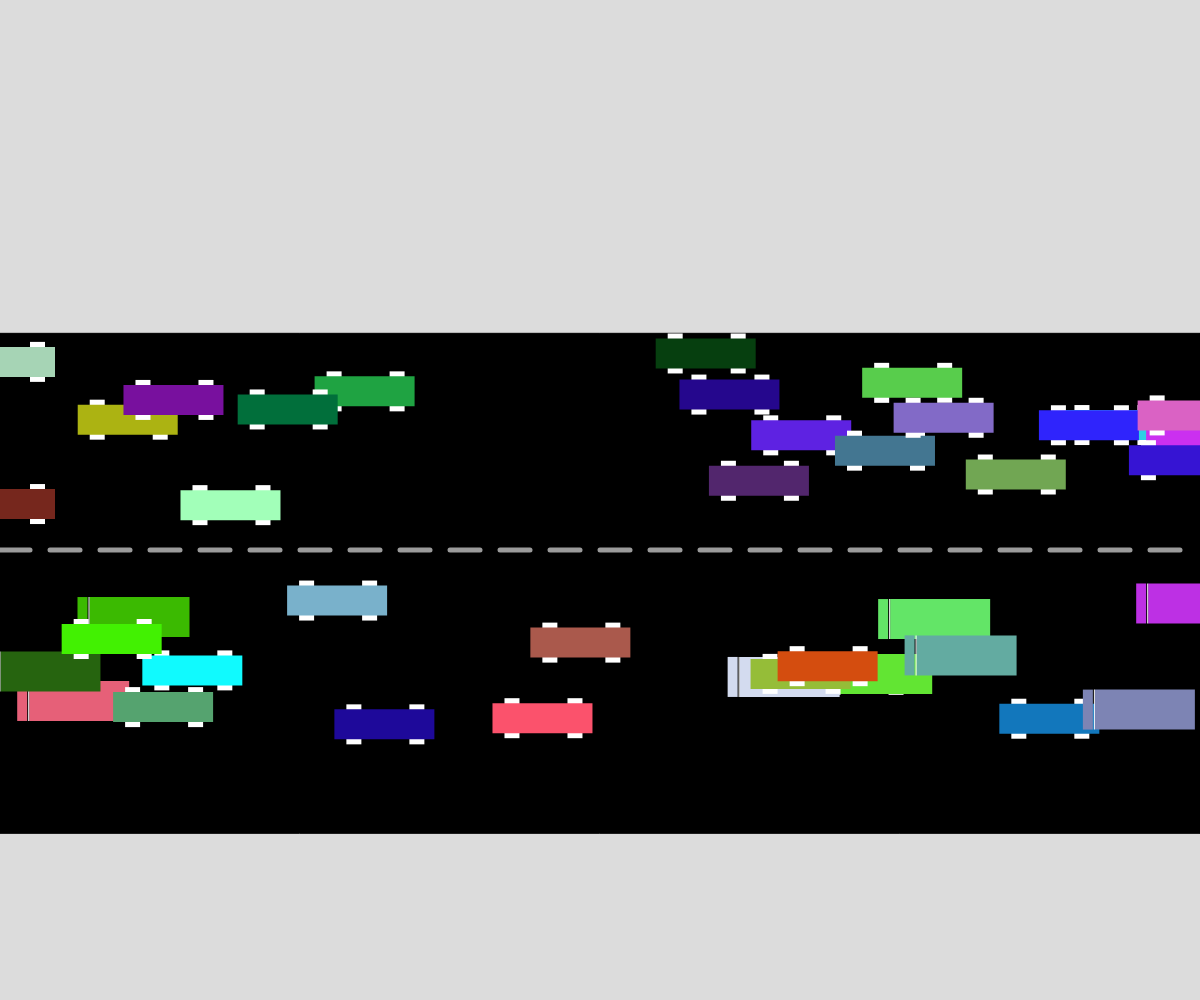
Frame 1 (no input)
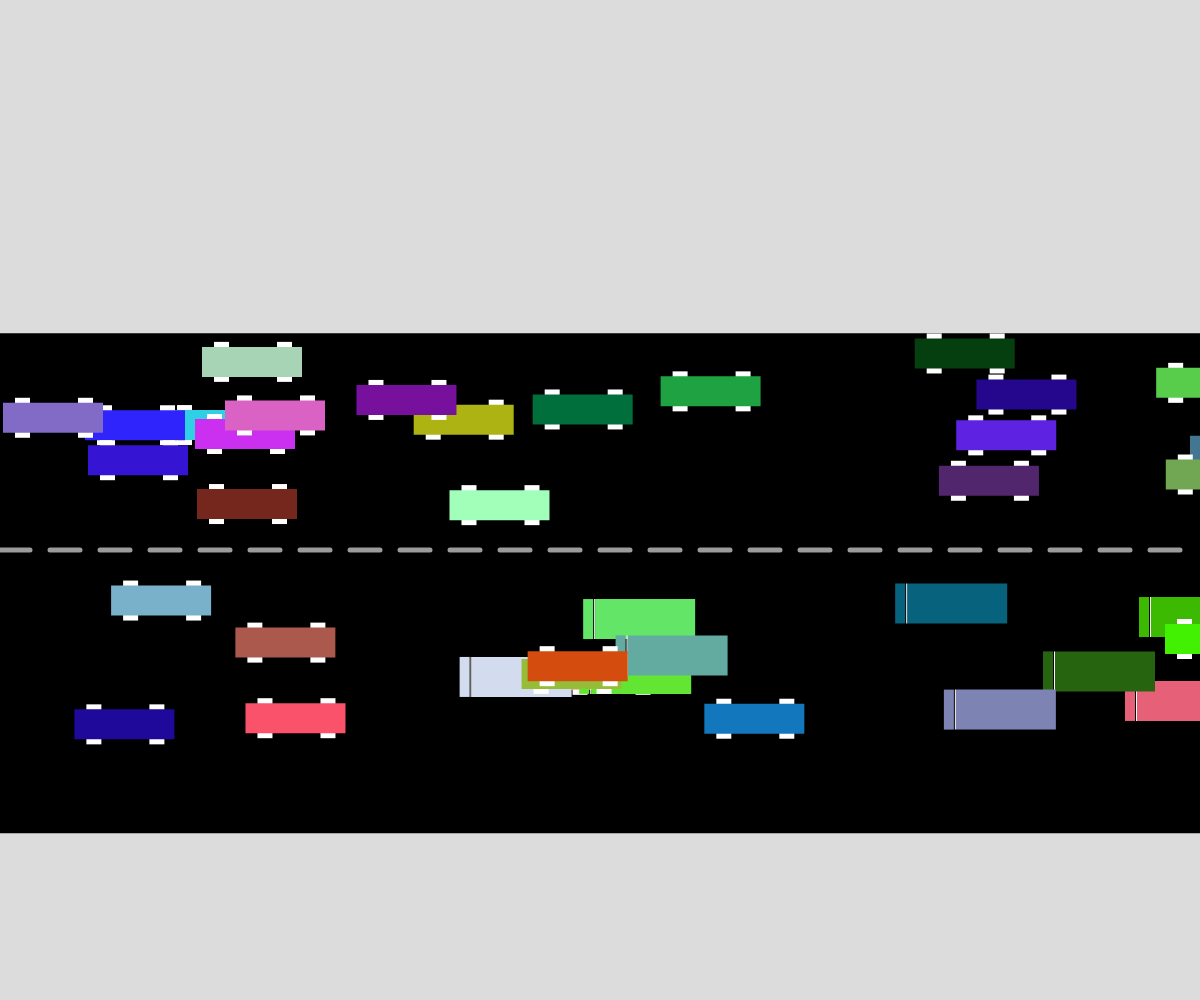
Frame 60 (no input)
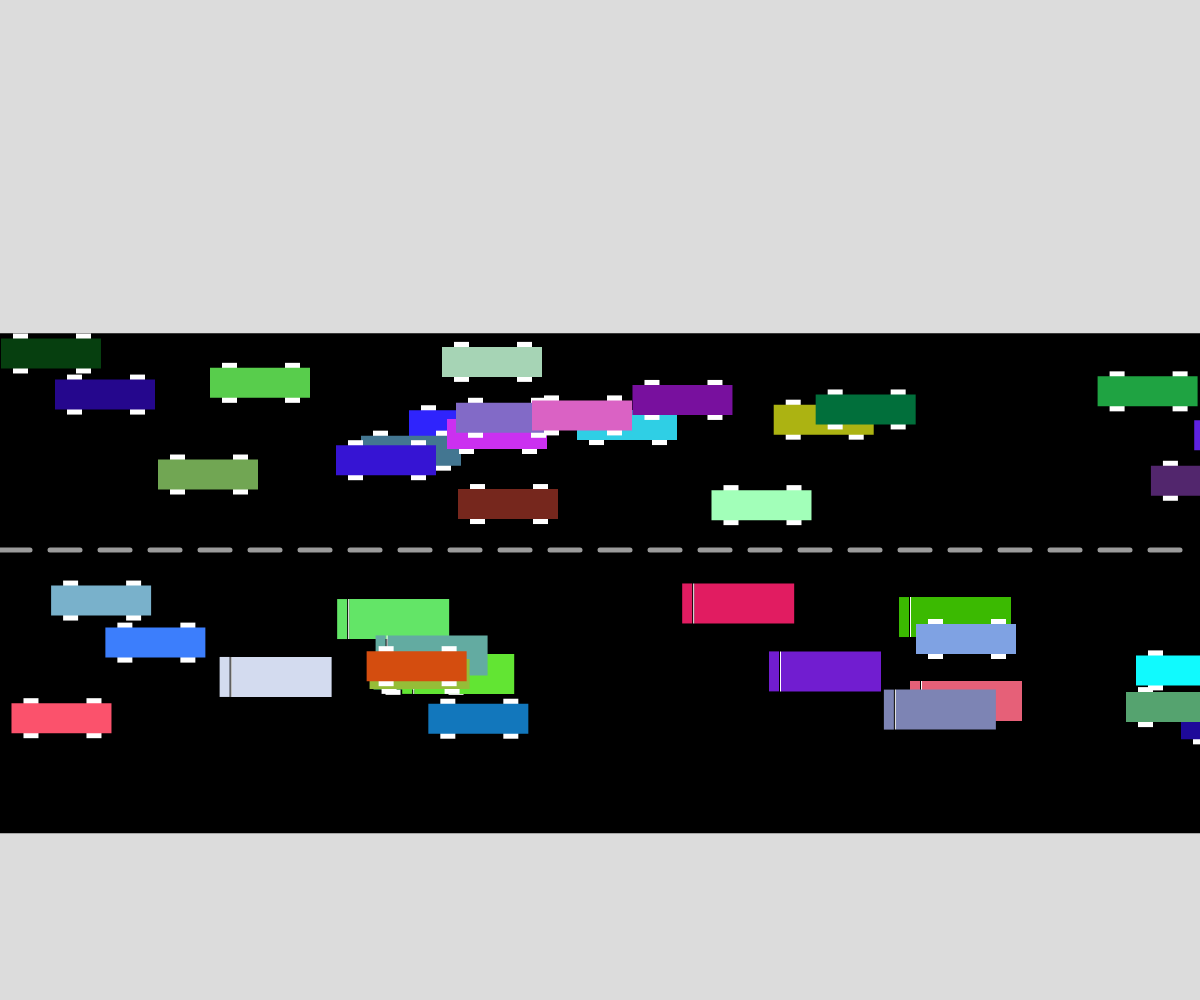
Frame 120 (the mouse pressed at the canvas centre since frame 60)

The p5.js sketch that drew these frames (run headless with seeded random() and noise() and a simulated clock; from frame 60 on, the mouse is pressed at the canvas centre):

// p5.js sketch
// ── sketch.js
// Cars, Cars, and more Cars!
// ROMAN GONDAL
// 11/28/23
// Mr. Scoot/ Mr Hammond/ CS30
// casrs moving from one side of the screen to another wrapping around and random.
//

function setup() {
  createCanvas(windowWidth, windowHeight);

  eastbound = [];
  westbound = [];
      //Two arrays that will be the containers for the veichles

  for (let i = 0; i < 20; i++){
    eastbound.push(new Vehicle(random(width), random(height/2,height/3), 0, 5, int(random(0,1))));
    westbound.push(new Vehicle(random(width), random(height/1.4,height/1.79), 1, 5, int(random(0,2))));
    //loop that sends our a desired amount of veichles. and defines east/westbound
  }

}

function draw() {
  background(220);
  DrawRoad();
  for (let vehicle of eastbound) { 
    vehicle.action(); 
    //triggers eastbound veichles with the action function
  } 
  for (let vehicle of westbound) {
     vehicle.action();
    //triggers westbound veichles with the action function

  }
}


class Vehicle{
  //class where the veichle object is defined, coordinates, color, speed, type
  constructor(x,y,d,xs,type){
    this.x = x;
    this.y = y;
    this.d = d;
    this.xs = xs;
    this.c = color(random(255),random(255),random(255));
    this.type = type;}

  display(){
    //this func displays the desired veichle type
    if(this.type === 0){
      this.drawCar();
    }
    else if(this.type === 1){
      this.drawTruck();
    }
  }

   
  move() {
    if (this.d === 0) {
      this.x += this.xs;
      if (this.x > width) {
        this.x = -45; // if x is off screen push it back in
      }
    } //if direction is 0 you should move east,(else) move west
    else {
      this.x -= this.xs;
      if (this.x < -100) { //if the car goes 100 pixels off screen tp it back
        this.x = width+45;//to the front so its more smooth
      }
    }
  }
  

    
  speedUp(){
    if (this.d === 0 ) {
      if(this.xs < 15){
        this.xs += 1;
        if(this.xs > 15){
          this.xs = 14;
      } // if the direction is 0, and the speed is less than 15 add 1 to the xs value
      }
    } 
    else if (this.d === 1) {
      if(this.xs > 0){
      this.xs -= 1;
      if(this.xs <= 1){
        this.xs = 5;
        
      }
      }
    }
  }

  speedDown() {
    if (this.xs > 1) {
      this.xs -= 1;
      if(this.xs <= 0){
        this.xs += 5;
      }//speed down if spped is greater than 1. if speed goes to 0 add 5.
    }
  }
  changecolor(){
    this.c = color(random(255),random(255),random(255));
  }//random color


  action() {
    this.move();
    if (random(100) < 1) this.speedUp();
    if (random(100) < 1) this.speedDown();
    if (random(500) < 1) this.changecolor();
    this.display();
  }//make all the above functions have 1/100 chance of happeing
  
  

  drawCar(){
    noStroke();
    fill(255,255,255);
    square(this.x+12,this.y-5,15)
    square(this.x+75,this.y-5,15)
    square(this.x+75,this.y+20,15)
    square(this.x+12,this.y+20,15)
    fill(this.c);
    rect(this.x,this.y,100,30);
    //car graphic
    

  }

  drawTruck(){
    noStroke();
    fill(this.c);
    rect(this.x,this.y,100,40);
    fill(255,255,255)
    rect(this.x-1,this.y,1,40);
    fill(this.c);
    rect(this.x-12,this.y,10,40);
    //truck graphic
  }
}

function DrawRoad(){
  fill(0);
  rect(0,height / 3,width,500);

  stroke(155);
  for (let i = 0; i < width; i +=50){
    fill(255,255,255)
    strokeWeight(5)
    line(i, height/2+50, i + 30, height/2+50)
  }//road graphic, duplicating the lane dividers

}
